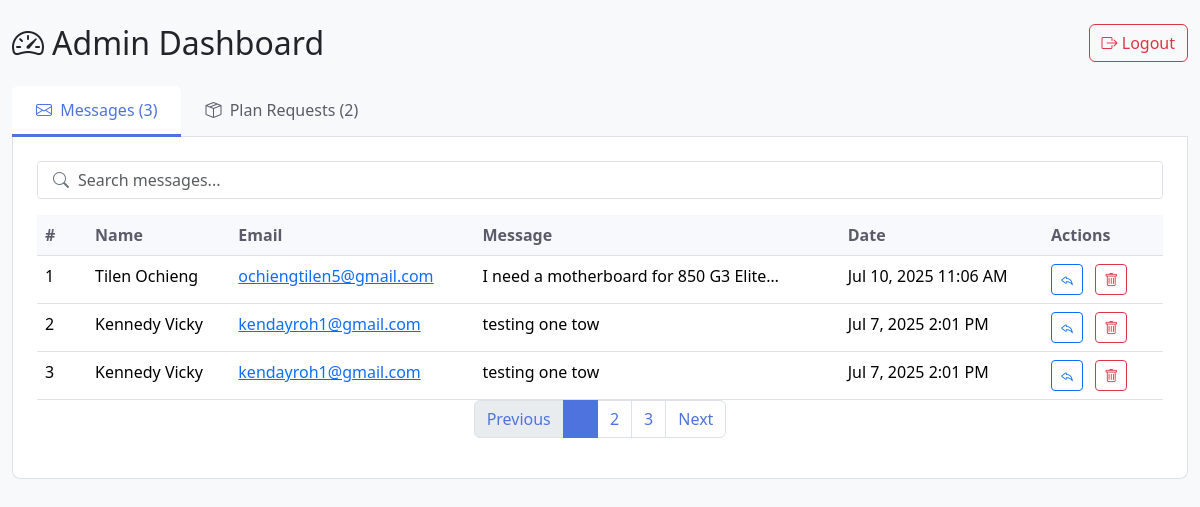
The app's page /admin_messages.php (signed in) with its own data.
### tables this page shows
CREATE TABLE `messages` (
  `id` int(11) NOT NULL,
  `name` varchar(100) DEFAULT NULL,
  `email` varchar(100) DEFAULT NULL,
  `message` text DEFAULT NULL,
  `created_at` timestamp NOT NULL DEFAULT current_timestamp()
);

### admin_messages.php (the view, shortened to what this page needs)
<?php
include 'config.php';
$messages_result = $conn->query("SELECT * FROM messages ORDER BY created_at DESC");
$plans_result = $conn->query("SELECT * FROM plan_requests ORDER BY request_date DESC");
?>
<!DOCTYPE html>
<html lang="en">
<head>
  <link href="https://cdn.jsdelivr.net/npm/bootstrap@5.3.3/dist/css/bootstrap.min.css" rel="stylesheet">
  <link rel="stylesheet" href="https://cdn.jsdelivr.net/npm/bootstrap-icons@1.11.1/font/bootstrap-icons.css">
</head>
<body>
  <div class="container py-4">
    <div class="d-flex justify-content-between align-items-center mb-4">
      <h2 class="mb-0"><i class="bi bi-speedometer2 me-2"></i>Admin Dashboard</h2>
      <a href="logout.php" class="btn btn-outline-danger"><i class="bi bi-box-arrow-right"></i> Logout</a>
    </div>
    <ul class="nav nav-tabs" id="adminTabs" role="tablist">
      <li class="nav-item" role="presentation">
        <button class="nav-link active" id="messages-tab" data-bs-toggle="tab" data-bs-target="#messages" type="button" role="tab">
          <i class="bi bi-envelope me-1"></i> Messages (<?= $messages_result->num_rows ?>)
        </button>
      </li>
      <li class="nav-item" role="presentation">
        <button class="nav-link" id="plans-tab" data-bs-toggle="tab" data-bs-target="#plans" type="button" role="tab">
          <i class="bi bi-box-seam me-1"></i> Plan Requests (<?= $plans_result->num_rows ?>)
        </button>
      </li>
    </ul>
    <div class="tab-content" id="adminTabsContent">
      <div class="tab-pane fade show active" id="messages" role="tabpanel">
        <div class="p-4">
          <div class="search-box">
            <i class="bi bi-search"></i>
            <input type="text" id="messageSearch" class="form-control" placeholder="Search messages...">
          </div>
          <?php if ($messages_result->num_rows > 0): ?>
            <div class="table-responsive">
              <table class="table table-hover">
                <thead>
                  <tr>
                    <th width="50">#</th>
                    <th>Name</th>
                    <th>Email</th>
                    <th>Message</th>
                    <th>Date</th>
                    <th width="120">Actions</th>
                  </tr>
                </thead>
                <tbody>
                  <?php $i = 1; while ($row = $messages_result->fetch_assoc()): ?>
                    <tr>
                      <td><?= $i++ ?></td>
                      <td><?= htmlspecialchars($row['name']) ?></td>
                      <td><a href="mailto:<?= htmlspecialchars($row['email']) ?>"><?= htmlspecialchars($row['email']) ?></a></td>
                      <td>
                        <div class="message-preview" onclick="toggleMessage(this)">
                          <?= htmlspecialchars($row['message']) ?>
                        </div>
                      </td>
                      <td><?= date('M j, Y g:i A', strtotime($row['created_at'])) ?></td>
                      <td class="action-buttons">
                        <a href="mailto:<?= htmlspecialchars($row['email']) ?>" class="btn btn-sm btn-outline-primary btn-action" title="Reply">
                          <i class="bi bi-reply"></i>
                        </a>
                        <a href="delete.php?type=message&id=<?= $row['id'] ?>" class="btn btn-sm btn-outline-danger btn-action" title="Delete" onclick="return confirm('Delete this message?')">
                          <i class="bi bi-trash"></i>
                        </a>
                      </td>
                    </tr>
                  <?php endwhile; ?>
                </tbody>
              </table>
            </div>
            <nav aria-label="Messages pagination">
              <ul class="pagination justify-content-center">
                <li class="page-item disabled">
                  <a class="page-link" href="#" tabindex="-1">Previous</a>
                </li>
                <li class="page-item active"><a class="page-link" href="#">1</a></li>
                <li class="page-item"><a class="page-link" href="#">2</a></li>
                <li class="page-item"><a class="page-link" href="#">3</a></li>
                <li class="page-item">
                  <a class="page-link" href="#">Next</a>
                </li>
              </ul>
            </nav>
          <?php endif; ?>
        </div>
      </div>
    </div>
  </div>
</body>
</html>

### admin_messages.php (style rules this page uses)
:root { --primary-color: #4e73df; --secondary-color: #f8f9fc; --accent-color: #2e59d9; --dark-color: #5a5c69; }
body { background-color: #f8f9fa; font-family: 'Segoe UI', Tahoma, Geneva, Verdana, sans-serif; }
.container { max-width: 1200px; }
.table-responsive { overflow-x: auto; }
.table { margin-bottom: 0; }
.table th { background-color: var(--secondary-color); color: var(--dark-color); font-weight: 600; border-bottom-width: 1px; }
.btn-action { padding: 0.25rem 0.5rem; font-size: 0.875rem; }
.message-preview { max-width: 300px; white-space: nowrap; overflow: hidden; text-overflow: ellipsis; cursor: pointer; }
.tab-content { padding: 0; background: white; border-left: 1px solid #dee2e6; border-right: 1px solid #dee2e6; border-bottom: 1px solid #dee2e6; border-radius: 0 0 0.5rem 0.5rem; }
.nav-tabs .nav-link { color: var(--dark-color); border: none; padding: 0.75rem 1.5rem; }
.nav-tabs .nav-link.active { color: var(--primary-color); background-color: white; border-bottom: 3px solid var(--primary-color); }
.search-box { position: relative; margin-bottom: 1rem; }
.search-box input { padding-left: 2.5rem; border-radius: 0.25rem; }
.search-box i { position: absolute; left: 1rem; top: 50%; transform: translateY(-50%); color: #6c757d; }
.pagination .page-item.active .page-link { background-color: var(--primary-color); border-color: var(--primary-color); }
.pagination .page-link { color: var(--primary-color); }
.action-buttons .btn { margin-right: 0.5rem; }

### records on screen
messages: name "Tilen Ochieng", email "ochiengtilen5@gmail.com", message "I need a motherboard for 850 G3 Elite…", created_at "Jul 10, 2025 11:06 AM"
messages: name "Kennedy Vicky", email "kendayroh1@gmail.com", message "testing one tow", created_at "Jul 7, 2025 2:01 PM"
messages: name "Kennedy Vicky", email "kendayroh1@gmail.com", message "testing one tow", created_at "Jul 7, 2025 2:01 PM"

### other values on screen
$messages_result->num_rows "3"
$plans_result->num_rows "2"
